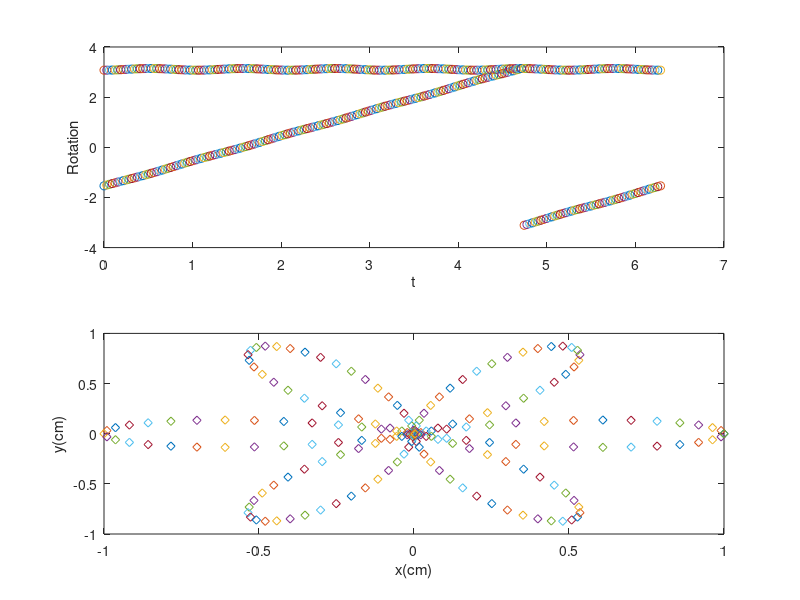

This chart was generated by the following MATLAB code:
l1 = 15;
l2 = 15;
for t=0:pi/100:2*pi
    x = cos(3*t)^2*cos(t);
    y = cos(3*t)^2*sin(t);
    c2 = (x^2+y^2-l1^2-l2^2)/(2*l1*l2);
    s2 = sqrt(abs(1-c2^2));
    t2 = atan2(s2,c2);
    c1 = x*(l1+l2*cos(t2))+l2*sin(t2)*y;
    s1 = y*(l1+l2*cos(t2))-l2*sin(t2)*x;
    t1 = atan2(s1,c1);
    Px = l1*cos(t1)+l2*cos(t1+t2);
    Py = l1*sin(t1)+l2*sin(t1+t2);
    subplot(2,1,1)
    plot(t,t1,'-o',t,t2,'--o'); pause(0.01)
    xlabel('t');
    ylabel('Rotation');
    hold on;
    subplot(2,1,2)
    plot(Px,Py,'d')
    xlabel('x(cm)');
    ylabel('y(cm)'); pause(0.01);
    hold on;
end